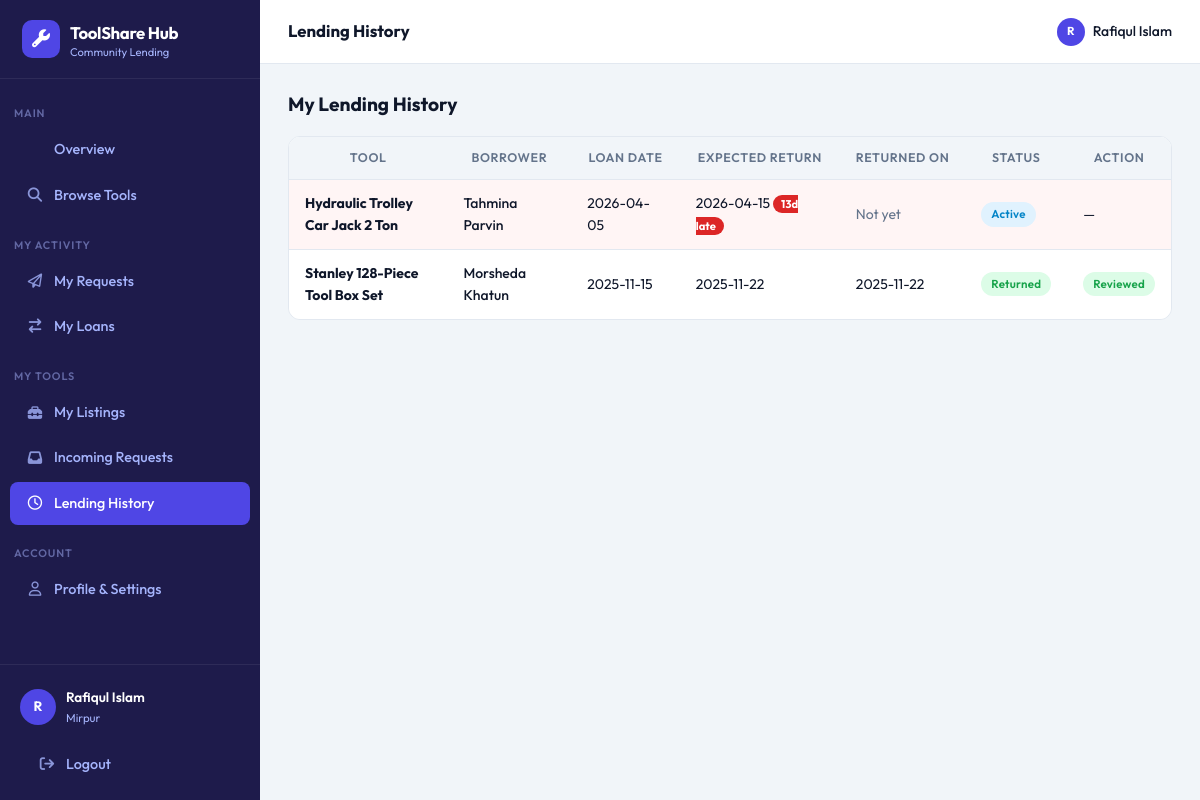
Page /user_dashboard.php?section=history (signed in) on the earlier database version.
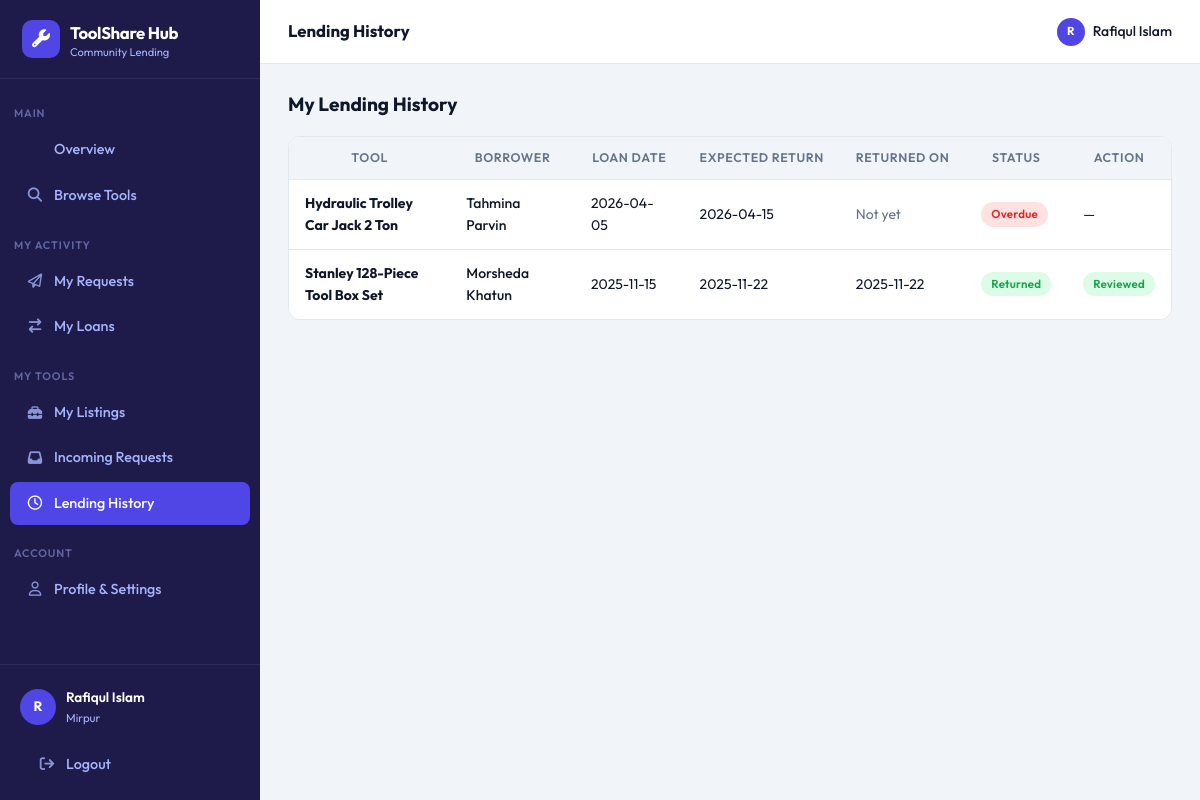
Same page on the later database version.
### tables this page shows
CREATE TABLE `loan_record` (
  `loan_id` int(11) NOT NULL AUTO_INCREMENT,
  `tool_id` int(11) NOT NULL,
  `borrower_id` int(11) NOT NULL,
  `req_id` int(11) DEFAULT NULL,
  `loan_date` date NOT NULL DEFAULT (curdate()),
  `expected_return` date NOT NULL,
  `status` enum('Active','Returned','Overdue','Lost') DEFAULT 'Active',
  PRIMARY KEY (`loan_id`),
  CONSTRAINT `loan_record_ibfk_1` FOREIGN KEY (`tool_id`) REFERENCES `tool` (`tool_id`),
  CONSTRAINT `loan_record_ibfk_2` FOREIGN KEY (`borrower_id`) REFERENCES `member` (`member_id`),
  CONSTRAINT `loan_record_ibfk_3` FOREIGN KEY (`req_id`) REFERENCES `borrow_request` (`req_id`)
);

CREATE TABLE `tool` (
  `tool_id` int(11) NOT NULL AUTO_INCREMENT,
  `owner_id` int(11) NOT NULL,
  `category_id` int(11) NOT NULL,
  `name` varchar(200) NOT NULL,
  `condition` enum('New','Good','Fair','Needs Inspection') DEFAULT 'Good',
  `status` enum('Available','On Loan','Needs Inspection','Lost') DEFAULT 'Available',
  `description` text DEFAULT NULL,
  `created_at` datetime DEFAULT current_timestamp(),
  PRIMARY KEY (`tool_id`),
  CONSTRAINT `tool_ibfk_1` FOREIGN KEY (`owner_id`) REFERENCES `member` (`member_id`),
  CONSTRAINT `tool_ibfk_2` FOREIGN KEY (`category_id`) REFERENCES `category` (`category_id`)
);

CREATE TABLE `member` (
  `member_id` int(11) NOT NULL AUTO_INCREMENT,
  `name` varchar(150) NOT NULL,
  `email` varchar(150) NOT NULL,
  `phone` varchar(20) DEFAULT NULL,
  `password` varchar(255) NOT NULL,
  `area_id` int(11) NOT NULL,
  `avg_rating` decimal(3,2) DEFAULT 0.00,
  `total_loans` int(11) DEFAULT 0,
  `is_banned` tinyint(1) NOT NULL DEFAULT 0,
  `profile_bio` text DEFAULT NULL,
  `role` enum('Admin','Member') DEFAULT 'Member',
  `created_at` datetime DEFAULT current_timestamp(),
  PRIMARY KEY (`member_id`),
  UNIQUE KEY `email` (`email`),
  CONSTRAINT `member_ibfk_1` FOREIGN KEY (`area_id`) REFERENCES `area` (`area_id`)
);

### user_dashboard.php (the view, shortened to what the changed rows need)
<?php
require_once 'db.php';
$uid     = (int)$_SESSION['member_id'];
$section = $_GET['section'] ?? 'overview';
$member  = fetchOne("SELECT m.*, a.area_name, a.district FROM Member m JOIN Area a ON m.area_id=a.area_id WHERE m.member_id=$uid");
$pending_incoming = fetchOne("SELECT COUNT(*) AS cnt FROM Borrow_Request br JOIN Tool t ON br.tool_id=t.tool_id WHERE t.owner_id=$uid AND br.status='Pending'")['cnt'];
$overdue_mine     = fetchOne("SELECT COUNT(*) AS cnt FROM Loan_Record WHERE borrower_id=$uid AND status='Active' AND expected_return < CURDATE()")['cnt'];
?>
<!DOCTYPE html>
<html lang="en">
<head>
    <link rel="stylesheet" href="assets/style.css">
    <link rel="stylesheet" href="https://cdnjs.cloudflare.com/ajax/libs/font-awesome/6.5.0/css/all.min.css">
</head>
<body>
    <div class="layout">
        <div class="main">
            <div class="page-content fade-in">
                <?php if ($section === 'overview'): ?>
                    <?php
                    $my_tools   = fetchOne("SELECT COUNT(*) AS cnt FROM Tool WHERE owner_id=$uid")['cnt'];
                    $total_loans = $member['total_loans'];
                    $my_rating   = $member['avg_rating'];
                    $review_cnt  = fetchOne("SELECT COUNT(*) AS cnt FROM Review WHERE reviewee_id=$uid")['cnt'];
                    $returned_loans = fetchOne("SELECT COUNT(*) AS cnt FROM Loan_Record WHERE borrower_id=$uid AND status='Returned'")['cnt'];
                    ?>
                    <div class="stats-grid">
                        <div class="stat-card">
                            <div class="stat-icon indigo"><i class="fa-solid fa-toolbox"></i></div>
                            <div class="stat-value"><?= $my_tools ?></div>
                            <div class="stat-label">Tools Listed</div>
                        </div>
                        <div class="stat-card">
                            <div class="stat-icon blue"><i class="fa-solid fa-arrow-right-arrow-left"></i></div>
                            <div class="stat-value"><?= $total_loans ?></div>
                            <div class="stat-label">Total Borrows</div>
                        </div>
                        <div class="stat-card">
                            <div class="stat-icon green"><i class="fa-solid fa-check-circle"></i></div>
                            <div class="stat-value"><?= $returned_loans ?></div>
                            <div class="stat-label">Completed Returns</div>
                        </div>
                        <div class="stat-card">
                            <div class="stat-icon amber"><i class="fa-solid fa-star"></i></div>
                            <div class="stat-value"><?= number_format($my_rating, 1) ?></div>
                            <div class="stat-label">Avg. Rating (<?= $review_cnt ?> reviews)</div>
                        </div>
                        <div class="stat-card">
                            <div class="stat-icon <?= $pending_incoming ? 'red' : 'green' ?>"><i class="fa-solid fa-inbox"></i></div>
                            <div class="stat-value"><?= $pending_incoming ?></div>
                            <div class="stat-label">Pending Requests (received)</div>
                        </div>
                        <div class="stat-card">
                            <div class="stat-icon <?= $overdue_mine ? 'red' : 'green' ?>"><i class="fa-solid fa-clock"></i></div>
                            <div class="stat-value"><?= $overdue_mine ?></div>
                            <div class="stat-label">Overdue Loans</div>
                        </div>
                    </div>
                    <div style="display:grid;grid-template-columns:1fr 1fr;gap:18px;margin-top:4px;">
                        <div class="card">
                            <div class="card-header">
                                <span><i class="fa-solid fa-clock-rotate-left" style="color:var(--primary);margin-right:6px;"></i>Recently Listed Tools</span>
                                <a href="?section=browse" class="btn btn-ghost btn-sm">View all →</a>
                            </div>
                            <?php
                            $recent_tools = fetchAll("
            SELECT t.name, t.status, c.name AS cat, m.name AS owner
            FROM Tool t
            JOIN Category c ON t.category_id=c.category_id
            JOIN Member m ON t.owner_id=m.member_id
            WHERE t.status='Available' AND t.owner_id != $uid
            ORDER BY t.created_at DESC LIMIT 5
        ");
                            ?>
                            <?php if ($recent_tools): ?>
                                <div style="padding:6px 0;">
                                    <?php foreach ($recent_tools as $t): ?>
                                        <div style="display:flex;align-items:center;gap:12px;padding:10px 16px;border-bottom:1px solid var(--border);">
                                            <div class="td-icon"><i class="<?= categoryIcon($t['cat']) ?>" style="font-size:.8rem;"></i></div>
                                            <div style="flex:1;">
                                                <div style="font-size:.875rem;font-weight:600;"><?= htmlspecialchars($t['name']) ?></div>
                                                <div style="font-size:.75rem;color:var(--text-muted);"><?= htmlspecialchars($t['cat']) ?> • <?= htmlspecialchars($t['owner']) ?></div>
                                            </div>
                                            <?= badge($t['status']) ?>
                                        </div>
                                    <?php endforeach; ?>
                                </div>
                            <?php else: ?>
                                <div class="empty-state" style="padding:30px 20px;"><i class="fa-solid fa-toolbox"></i>
                                    <p>No tools available right now</p>
                                </div>
                            <?php endif; ?>
                        </div>
                        <div class="card">
                            <div class="card-header">
                                <span><i class="fa-solid fa-list-check" style="color:var(--primary);margin-right:6px;"></i>My Recent Loans</span>
                                <a href="?section=loans" class="btn btn-ghost btn-sm">View all →</a>
                            </div>
                            <?php
                            $recent_loans = fetchAll("
            SELECT lr.loan_id, lr.status, lr.expected_return, t.name AS tool, lr.loan_date,
                   DATEDIFF(CURDATE(), lr.expected_return) AS days_late
            FROM Loan_Record lr JOIN Tool t ON lr.tool_id=t.tool_id
            WHERE lr.borrower_id=$uid
            ORDER BY lr.loan_date DESC LIMIT 5
        ");
                            ?>
                            <?php if ($recent_loans): ?>
                                <div style="padding:6px 0;">
                                    <?php foreach ($recent_loans as $l): ?>
                                        <div style="display:flex;align-items:center;gap:12px;padding:10px 16px;border-bottom:1px solid var(--border);">
                                            <div class="td-icon"><i class="fa-solid fa-arrow-right-arrow-left"></i></div>
                                            <div style="flex:1;">
                                                <div style="font-size:.875rem;font-weight:600;"><?= htmlspecialchars($l['tool']) ?></div>
                                                <div style="font-size:.75rem;color:var(--text-muted);">Due: <?= $l['expected_return'] ?></div>
                                            </div>
                                            <?= badge($l['status']) ?>
                                            <?php if ($l['status'] === 'Active' && $l['days_late'] > 0): ?>
                                                <span class="overdue-badge"><?= $l['days_late'] ?>d late</span>
                                            <?php endif; ?>
                                        </div>
                                    <?php endforeach; ?>
                                </div>
                            <?php else: ?>
                                <div class="empty-state" style="padding:30px 20px;"><i class="fa-solid fa-arrow-right-arrow-left"></i>
                                    <p>No loans yet</p>
                                </div>
                            <?php endif; ?>
                        </div>
                    </div>
                    <!-- ══════════════════════════════════════════════════════════════
     SECTION: BROWSE TOOLS
══════════════════════════════════════════════════════════════════ -->
                <?php elseif ($section === 'history'): ?>
                    <?php
                    $history = fetchAll("
    SELECT lr.*, t.name AS tool_name, c.name AS cat,
           m.name AS borrower_name, m.member_id AS borrower_mid,
           rl.actual_return_date,
           DATEDIFF(CURDATE(), lr.expected_return) AS days_late,
           (SELECT review_id FROM Review WHERE loan_id=lr.loan_id AND reviewer_id=$uid LIMIT 1) AS reviewed
    FROM Loan_Record lr
    JOIN Tool t ON lr.tool_id=t.tool_id
    JOIN Category c ON t.category_id=c.category_id
    JOIN Member m ON lr.borrower_id=m.member_id
    LEFT JOIN Return_Log rl ON rl.loan_id=lr.loan_id
    WHERE t.owner_id=$uid
    ORDER BY lr.loan_date DESC
");
                    ?>
                    <div class="section-header">
                        <h2>My Lending History</h2>
                    </div>
                    <?php if ($history): ?>
                        <div class="table-wrap">
                            <table>
                                <thead>
                                    <tr>
                                        <th>Tool</th>
                                        <th>Borrower</th>
                                        <th>Loan Date</th>
                                        <th>Expected Return</th>
                                        <th>Returned On</th>
                                        <th>Status</th>
                                        <th>Action</th>
                                    </tr>
                                </thead>
                                <tbody>
                                    <?php foreach ($history as $h): ?>
                                        <tr class="searchable-row <?= ($h['status'] === 'Active' && $h['days_late'] > 0) ? 'overdue-row' : '' ?>">
                                            <td><strong><?= htmlspecialchars($h['tool_name']) ?></strong></td>
                                            <td>
                                                <a href="profile.php?id=<?= $h['borrower_mid'] ?>" style="color:var(--text);font-weight:500;">
                                                    <?= htmlspecialchars($h['borrower_name']) ?>
                                                </a>
                                            </td>
                                            <td><?= $h['loan_date'] ?></td>
                                            <td><?= $h['expected_return'] ?>
                                                <?php if ($h['status'] === 'Active' && $h['days_late'] > 0): ?>
                                                    <span class="overdue-badge"><?= $h['days_late'] ?>d late</span>
                                                <?php endif; ?>
                                            </td>
                                            <td><?= $h['actual_return_date'] ?? '<span class="text-muted">Not yet</span>' ?></td>
                                            <td><?= badge($h['status']) ?></td>
                                            <td>
                                                <?php if ($h['status'] === 'Returned' && !$h['reviewed']): ?>
                                                    <button class="btn btn-outline btn-sm" onclick="openReviewModal(<?= $h['loan_id'] ?>, <?= $h['borrower_mid'] ?>, '<?= htmlspecialchars($h['borrower_name'], ENT_QUOTES) ?>', 'Borrower')">
                                                        <i class="fa-solid fa-star"></i> Review
                                                    </button>
                                                <?php elseif ($h['reviewed']): ?>
                                                    <span class="badge badge-success">Reviewed</span>
                                                    <?php else: ?>—<?php endif; ?>
                                            </td>
                                        </tr>
                                    <?php endforeach; ?>
                                </tbody>
                            </table>
                        </div>
                    <?php endif; ?>
                <?php endif; ?>
            </div>
        </div>
    </div>
</body>
</html>

### db.php (shortened to what the changed rows need)
<?php
$conn = mysqli_connect(DB_HOST, DB_USER, DB_PASS, DB_NAME);
mysqli_set_charset($conn, 'utf8mb4');
function q($sql)
{
    global $conn;
    $r = mysqli_query($conn, $sql);
    return $r;
}
function fetchAll($sql)
{
    $result = q($sql);
    $rows = [];
    while ($row = mysqli_fetch_assoc($result)) $rows[] = $row;
    return $rows;
}
function badge($status)
{
    $map = [
        'Available'        => 'badge-success',
        'On Loan'          => 'badge-primary',
        'Needs Inspection' => 'badge-warning',
        'Lost'             => 'badge-danger',
        'Active'           => 'badge-info',
        'Returned'         => 'badge-success',
        'Overdue'          => 'badge-danger',
        'Pending'          => 'badge-warning',
        'Approved'         => 'badge-success',
        'Rejected'         => 'badge-danger',
        'Cancelled'        => 'badge-muted',
        'New'              => 'badge-info',
        'Good'             => 'badge-success',
        'Fair'             => 'badge-warning',
        'Damaged'          => 'badge-danger',
        'Minor'            => 'badge-warning',
        'Moderate'         => 'badge-orange',
        'Severe'           => 'badge-danger',
    ];
    $cls = $map[$status] ?? 'badge-muted';
    return "<span class='badge {$cls}'>" . htmlspecialchars($status) . "</span>";
}

Differences in the rows shown:
changed loan_record "Hydraulic Trolley Car Jack 2 Ton": status "Active" → "Overdue"; days_late "13" → (not shown)
